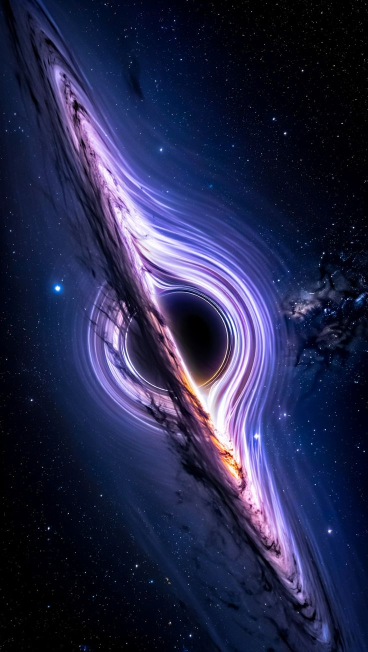
#> input picture Image_Processing/blackhole.jpg, 736 x 1303 px (shown at 1/2 size)
$ python agglomerative_img_proc.py
#> lines starting #> are read from the running program, lines starting #| are printed output that depends on the picture
from PIL import Image
import numpy as np
import matplotlib.pyplot as plt
from sklearn.cluster import AgglomerativeClustering
from scipy.cluster.hierarchy import dendrogram, linkage

# -----------------------
# Step 1: Load and preprocess image
# -----------------------
image_path = r"blackhole.jpg"  # Change to your image path
img = Image.open(image_path).convert('RGB').resize((200, 200))
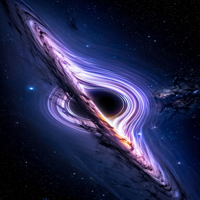
#> img: PIL image 200x200 RGB; mean R, G, B 37.4, 40, 74.9
img_array = np.array(img)  # Shape: (200, 200, 3)
pixels = img_array.reshape(-1, 3)  # Shape: (40000, 3)

print(f"Image converted to RGB. Shape: {img_array.shape}, Pixels: {pixels.shape}")
#| Image converted to RGB. Shape: (200, 200, 3), Pixels: (40000, 3)

# -----------------------
# Step 2: Create dendrogram (subset for speed)
# -----------------------
subset_size = 500
subset_idx = np.random.choice(len(pixels), subset_size, replace=False)
#> subset_idx = 500 values, max 39864 at index 9, min 6 at index 492, mean 20061.6
subset_pixels = pixels[subset_idx]
#> subset_pixels = 500 rows, first 8: [36, 44, 90], [13, 35, 85], [20, 25, 47], [0, 0, 2], [1, 1, 1], [53, 60, 136], [10, 21, 43], [198, 180, 242]

linked = linkage(subset_pixels, method='ward')  # Uses Euclidean Distance method
#> linked = 499 rows, first 6: [4, 24, 0, 2], [22, 339, 0, 2], [9, 75, 0, 2], [72, 500, 0, 3], [29, 58, 0, 2], [289, 304, 0, 2]

plt.figure(figsize=(10, 5))
dendrogram(linked,
           orientation='top',
           distance_sort='descending',
           show_leaf_counts=True)
plt.title("Dendrogram (Subset of Pixels)")
plt.show()
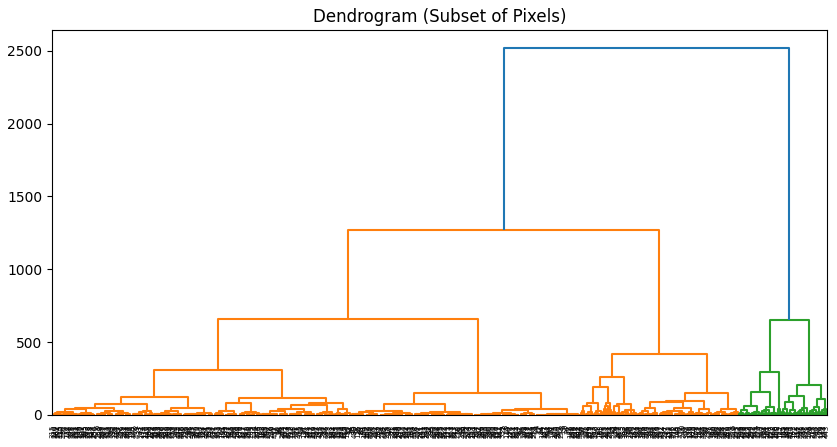
#> figure drawn by matplotlib, 1 panel

# -----------------------
# Step 3: Apply hierarchical clustering
# -----------------------
n_clusters = 9  # Change as needed
clustering = AgglomerativeClustering(n_clusters=n_clusters, linkage='ward')
#> (the run stopped early here; a loop or call above may not have finished)
